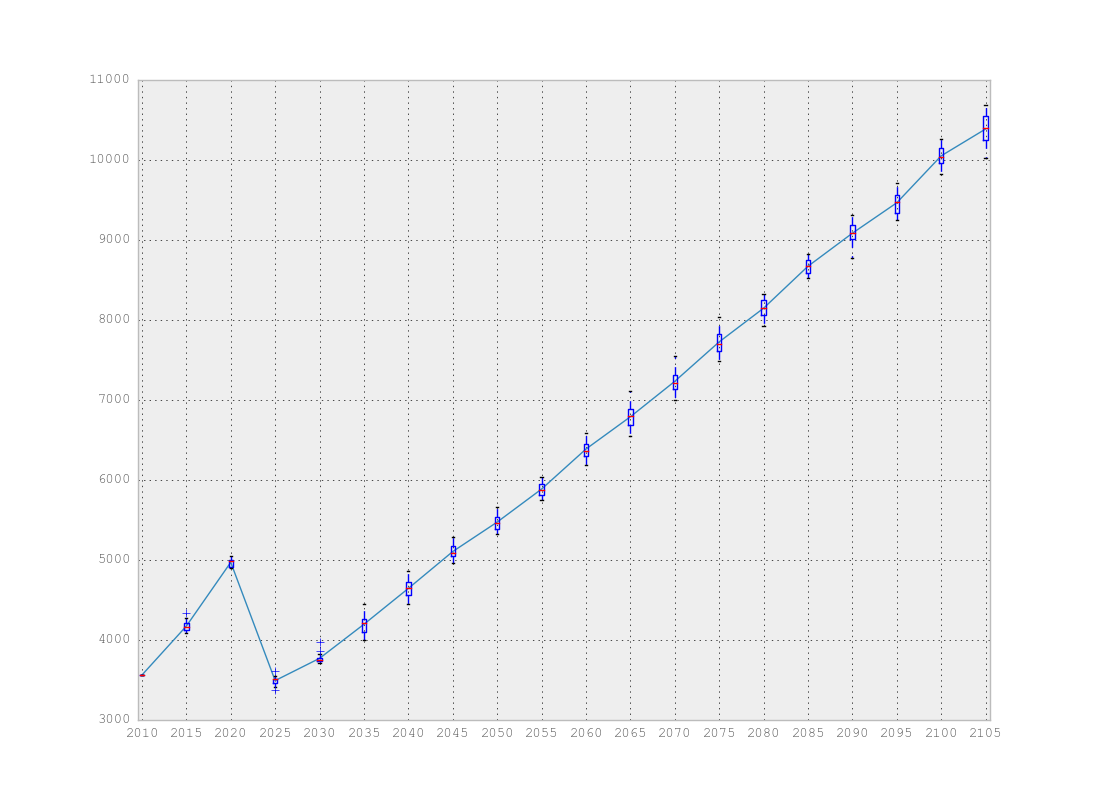

Here is the Python script that generated this plot:
"""
Demonstrate the basic functionality of the the FVS Python inteface.

Run several iterations of a keyword file that has the random seed disabled
and plot the resulting variable growth curves
"""

import os
import sys
import time
import random
import numpy
import matplotlib

import pyfvspnc as fvs

# Matplotlib backend must be specified before importing pyplot
# Comment the following line to use the default backend.
matplotlib.use('Agg')
import matplotlib.pyplot as plt

#ensure runs will bomb if the previous call failed, ensure all files are closed
fvs.filclose()

#how many reps to run
reps = 20

#what keyword file are we using
##NOTE: Currently the FVS API expects a treelist file with the same basename
#           if the dbs extension is not being used.
kwd = os.path.join(os.path.dirname(__file__),'pnt01.key')

cycle_len = 5

st = time.clock()

trees = open('trees.txt','w')

#Initialize a Numpy integer array to collect the summary records
summary = numpy.zeros((reps,40, 20), dtype='i')

#The current FVS API requires using command line style arguments passed to the
#setcommandline subroutine to initialize the FVS arrays
cl = '--keywordfile=%s' % (kwd,)
for rep in xrange(reps):
    
    #initialize the run
    i = fvs.fvssetcmdline(cl)
    
    num_cycles = fvs.contrl_mod.ncyc
    
    # fvs.contrl.ncyc = numpy.int(num_cycles)
    fvs.ransed(True,random.random())
    
    #print 'FVS Returned with exit code %d' % i
    
    cycle = 0
    while 1:
        #set the stop point to the end of the next cycle
        cycle_year = fvs.contrl_mod.iy[cycle]
        fvs.fvssetstoppointcodes(6,cycle_year)
        
        #call the main FVS grower loop
        rtn = fvs.fvs()
        
        sp = fvs.fvsgetstoppointcodes()
        if sp==(0,0): break
        
        ntrees,ncycles,nplots,maxtrees,maxspecies,maxplots,maxcycles = fvs.fvsdimsizes()
        attrs = numpy.zeros(ntrees)
        fvs.fvstreeattr('dbh',3,'get',attrs)
        trees.write('Year %d\n' % cycle_year)
        trees.write('DBH\n')
        trees.write('\n'.join('%.2f' % a for a in attrs))
        trees.write('\n')
        
        cycle_year += cycle_len
        cycle += 1
        
        if cycle >= num_cycles: break
        
    #close all IO files
    fvs.filclose()
    
    #collect the summary values
    for i in range(num_cycles):
        summary[rep,i,:] = fvs.fvssummary(i+1) #+1 since Fortran indexes start at 1
    
    #Print the periodic growth for this iteration to show progress
    print '%3d CUFT %s' % (rep,' '.join('%5d' % v for v in summary[rep,:num_cycles, 3]))
    # print 'BDFT',','.join('%6d' % v for v in summary[:,5])

et = time.clock()

print '%d reps; total elapsed time: %.2f, %.3f second per rep' % (reps, et - st, (et - st) / (rep+1))

fig, ax = plt.subplots( nrows=1, ncols=1 )

v = 3
#plot the cubic foot growth curves for each iteration
mean_curve = numpy.mean(summary[:,:num_cycles,v],axis=0)
print summary[0,:num_cycles,0]
ax.plot(summary[0,:num_cycles,0],mean_curve)

if rep>0:
    ax.boxplot(
            summary[:,:num_cycles,v]
            ,positions=summary[0,:num_cycles,0])
    
fig.savefig('demo.png')
plt.close(fig)